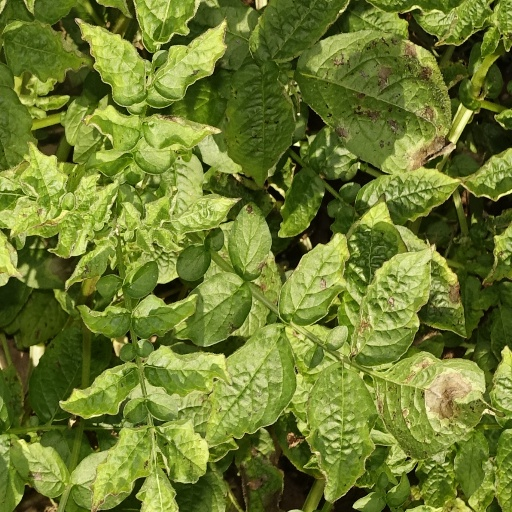
#> input picture Cloud_loop/rec_images/20.jpg, 512 x 512 px, found by its file name
$ python image_cropping_ways.py
#> lines starting #> are read from the running program, lines starting #| are printed output that depends on the picture
import cv2
import os
import numpy as np
from PIL import Image

# [9 lines of commented-out code are left out]


infile = '/home/nordluft_xaviernx/Desktop/Precision_Project/Dataset_stuff/junfeng/train1/20.jpg'
# [13 lines of commented-out code are left out]

def imgcrop(input, xPieces, yPieces):
#> called with xPieces = 2, yPieces = 2
    filename, file_extension = os.path.splitext(input)
    im = Image.open(input)
#> im is the input picture: PIL image 512x512 RGB; mean R, G, B 109.5, 124.6, 47.8
    imgwidth, imgheight = im.size
#> imgwidth = 512; imgheight = 512
    height = imgheight // yPieces
#> height = 256
    width = imgwidth // xPieces
#> width = 256
    for i in range(0, yPieces):
        for j in range(0, xPieces):
            box = (j * width, i * height, (j + 1) * width, (i + 1) * height)
            a = im.crop(box)
            try:
                a.save("/home/nordluft_xaviernx/Desktop/Precision_Project/Dataset_stuff/Cropped_out/" + "-" + str(i) + "-" + str(j) + file_extension)
                print('Saving Crops!!!')
            except:
                pass
#> this loop made 2 passes
#> pass 1, in imgcrop, `a.save("/home/nordluft_xaviernx/Desktop/Precision_Project/Dataset_stuf..`:
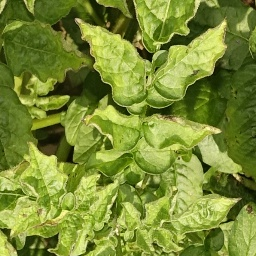
#> saved as -0-0.jpg: PIL image 256x256 RGB; mean R, G, B 122.6, 140, 53.2
#> pass 1, in imgcrop, `a.save("/home/nordluft_xaviernx/Desktop/Precision_Project/Dataset_stuf..`:
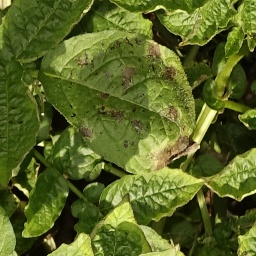
#> saved as -0-1.jpg: PIL image 256x256 RGB; mean R, G, B 89.3, 102.2, 38
#> pass 2, in imgcrop, `a.save("/home/nordluft_xaviernx/Desktop/Precision_Project/Dataset_stuf..`:
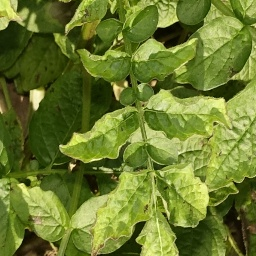
#> saved as -1-0.jpg: PIL image 256x256 RGB; mean R, G, B 107.4, 123.9, 46.7
#> pass 2, in imgcrop, `a.save("/home/nordluft_xaviernx/Desktop/Precision_Project/Dataset_stuf..`:
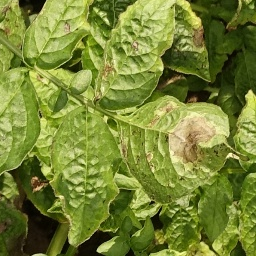
#> saved as -1-1.jpg: PIL image 256x256 RGB; mean R, G, B 118.5, 132.6, 53.5

imgcrop(infile, 2, 2)

$ run again, with Cloud_loop/rec_images/1.jpg copied over Cloud_loop/rec_images/20.jpg
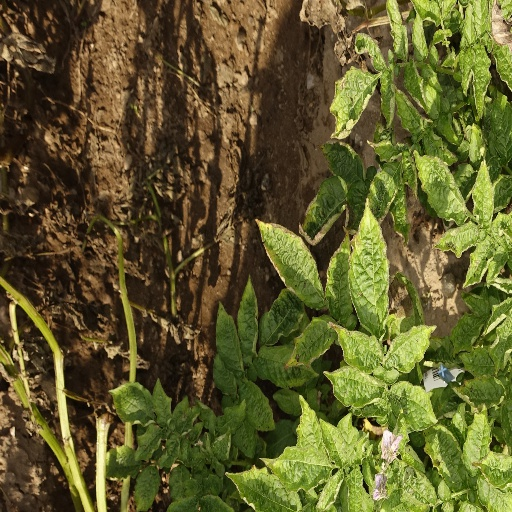
#> input picture Cloud_loop/rec_images/1.jpg, 512 x 512 px, found by its file name
#> in imgcrop, im is the input picture: PIL image 512x512 RGB; mean R, G, B 95.3, 91.3, 43.8
#> the loop in imgcrop, `for i in range(0, yPieces):` made 2 passes
#> pass 1, in imgcrop, `a.save("/home/nordluft_xaviernx/Desktop/Precision_Project/Dataset_stuf..`:
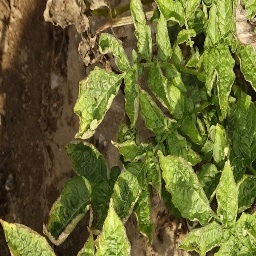
#> saved as -0-1.jpg: PIL image 256x256 RGB; mean R, G, B 104.5, 104.9, 49.8
#> pass 2, in imgcrop, `a.save("/home/nordluft_xaviernx/Desktop/Precision_Project/Dataset_stuf..`:
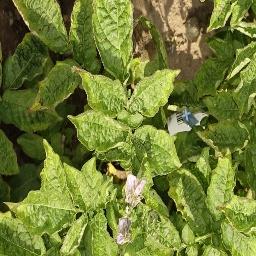
#> saved as -1-1.jpg: PIL image 256x256 RGB; mean R, G, B 113.1, 125.6, 53.6

$ run again, with Cloud_loop/rec_images/10.jpg copied over Cloud_loop/rec_images/20.jpg
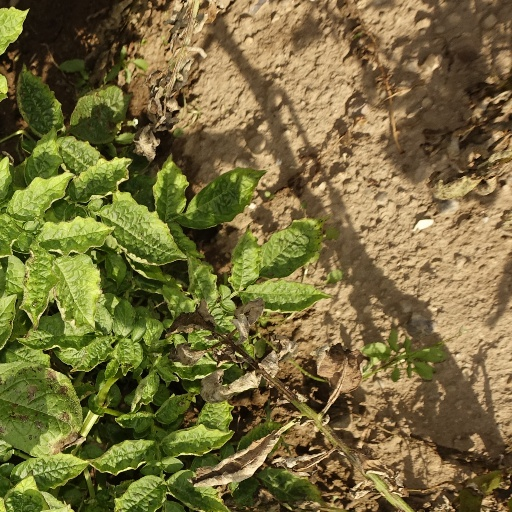
#> input picture Cloud_loop/rec_images/10.jpg, 512 x 512 px, found by its file name
#> in imgcrop, im is the input picture: PIL image 512x512 RGB; mean R, G, B 118.5, 108.5, 60.4
#> the loop in imgcrop, `for i in range(0, yPieces):` made 2 passes
#> pass 1, in imgcrop, `a.save("/home/nordluft_xaviernx/Desktop/Precision_Project/Dataset_stuf..`:
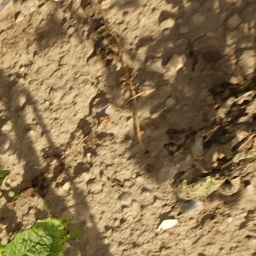
#> saved as -0-1.jpg: PIL image 256x256 RGB; mean R, G, B 140.6, 116.1, 78.6
#> pass 2, in imgcrop, `a.save("/home/nordluft_xaviernx/Desktop/Precision_Project/Dataset_stuf..`:
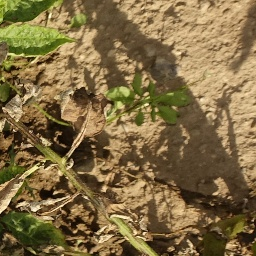
#> saved as -1-1.jpg: PIL image 256x256 RGB; mean R, G, B 128.7, 108.2, 67.7

$ run again, with Cloud_loop/rec_images/11.jpg copied over Cloud_loop/rec_images/20.jpg
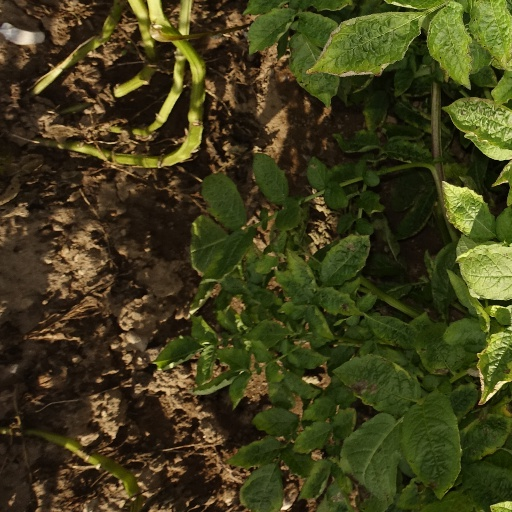
#> input picture Cloud_loop/rec_images/11.jpg, 512 x 512 px, found by its file name
#> in imgcrop, im is the input picture: PIL image 512x512 RGB; mean R, G, B 64.1, 61.5, 27
#> the loop in imgcrop, `for i in range(0, yPieces):` made 2 passes
#> pass 1, in imgcrop, `a.save("/home/nordluft_xaviernx/Desktop/Precision_Project/Dataset_stuf..`:
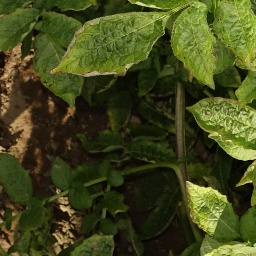
#> saved as -0-1.jpg: PIL image 256x256 RGB; mean R, G, B 66.3, 72, 27.9
#> pass 2, in imgcrop, `a.save("/home/nordluft_xaviernx/Desktop/Precision_Project/Dataset_stuf..`:
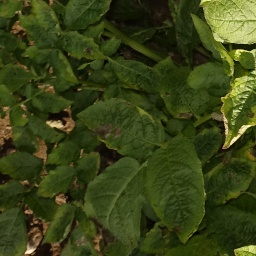
#> saved as -1-1.jpg: PIL image 256x256 RGB; mean R, G, B 56.6, 66.5, 22.8
